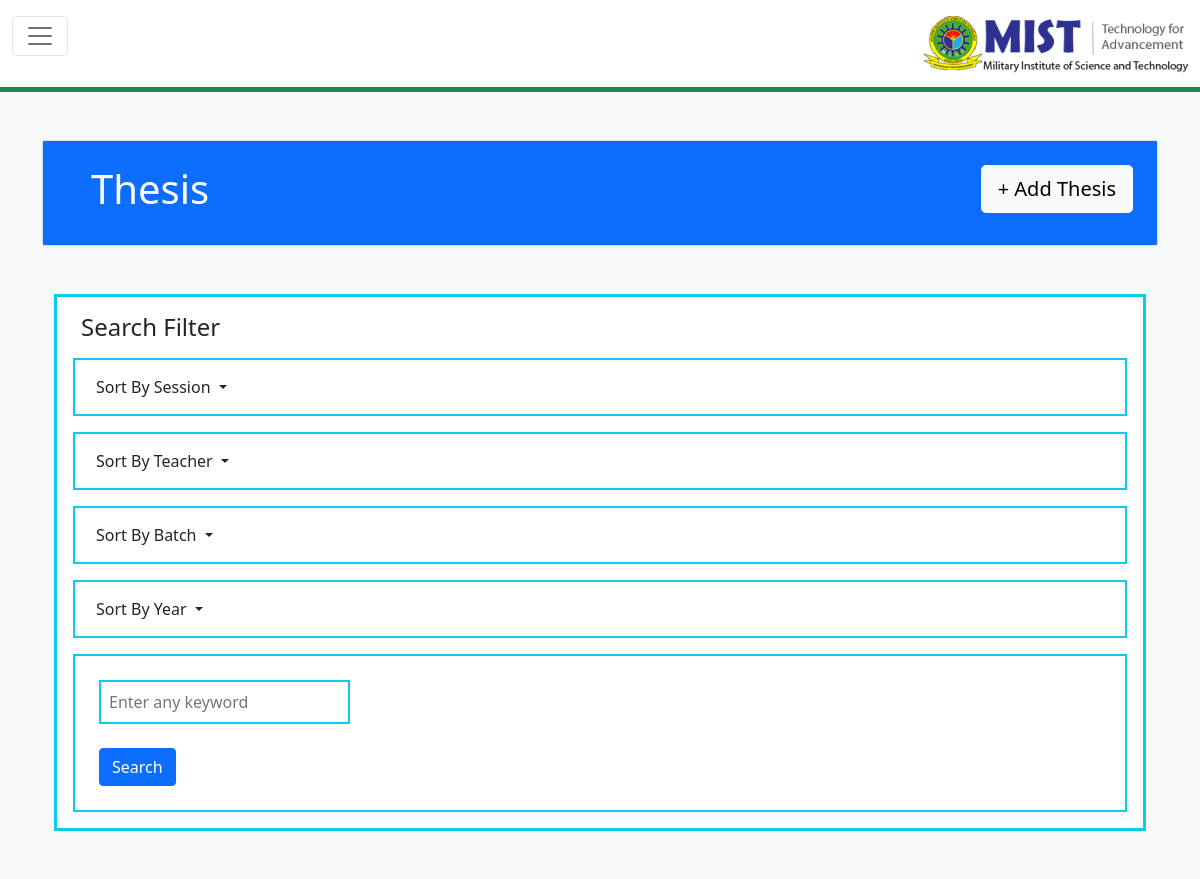
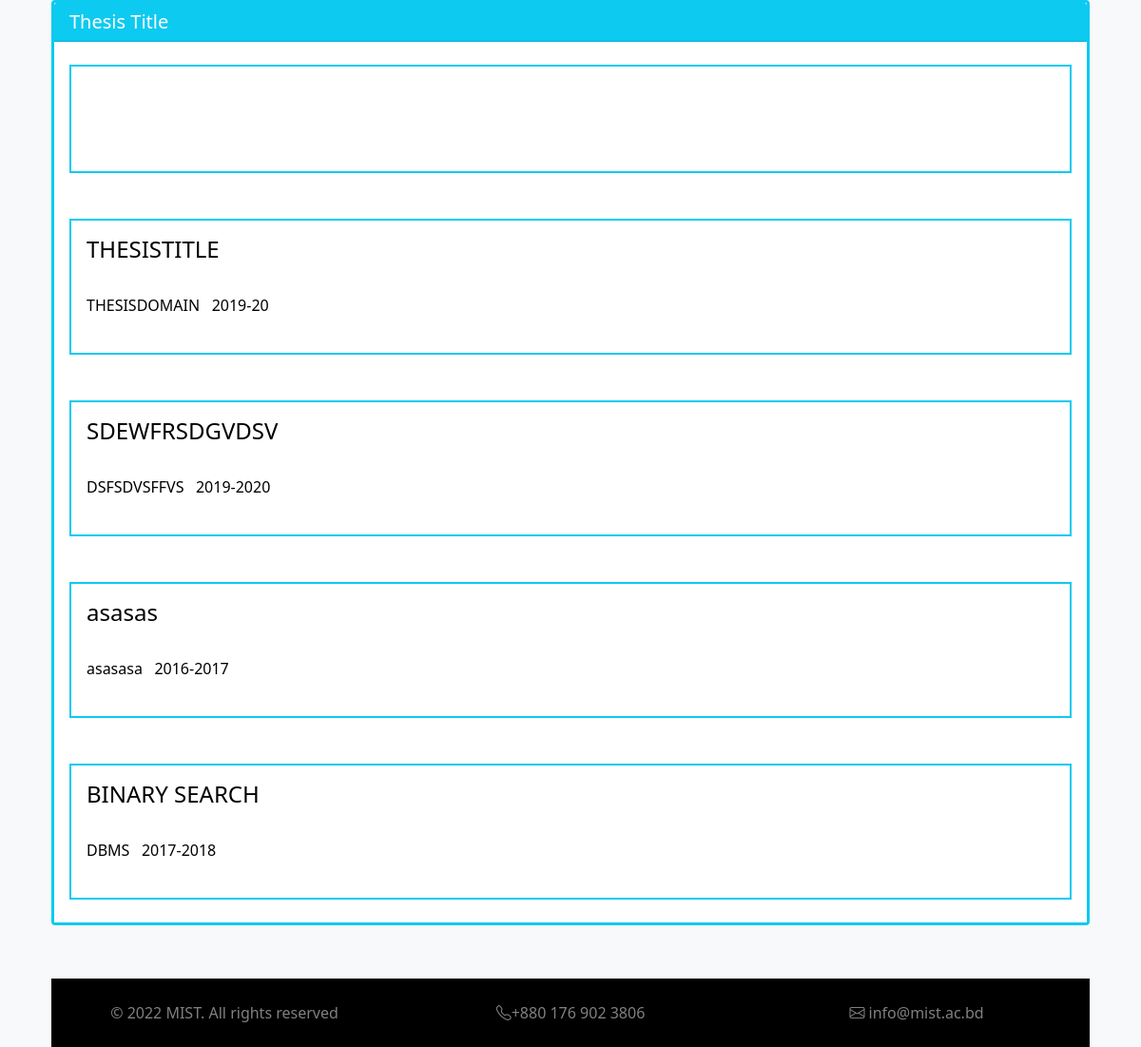
The app's page /Admin_page/thesis_admin.php with its own data (2 pictures, top to bottom).
### tables this page shows
CREATE TABLE `thesis_admin` (
  `Course_name` varchar(20) DEFAULT NULL,
  `Academic_year` varchar(30) DEFAULT NULL,
  `No_of_Student` int(10) DEFAULT NULL,
  `Team_member_name_1` varchar(30) DEFAULT NULL,
  `Team_member_name_2` varchar(30) DEFAULT NULL,
  `Team_member_name_3` varchar(30) DEFAULT NULL,
  `Team_member_name_4` varchar(30) DEFAULT NULL,
  `Team_member_name_5` varchar(30) DEFAULT NULL,
  `Thesis_domain` varchar(100) NOT NULL,
  `StudentID` varchar(20) NOT NULL,
  `Proposal` varchar(100) NOT NULL,
  `Prototype` varchar(100) NOT NULL,
  `ThesisBook` varchar(100) NOT NULL,
  `Commencedate` datetime DEFAULT NULL,
  `CompletionDate` datetime DEFAULT NULL,
  `ThesisSynopsis` varchar(100) NOT NULL,
  `URLFrontend` varchar(100) NOT NULL,
  `GithubLink` varchar(100) NOT NULL,
  `RelevantPublications` varchar(100) NOT NULL,
  `ThesisFiles` varchar(100) NOT NULL,
  `Thesis_title` varchar(100) NOT NULL,
  `thesisID` int(100) NOT NULL
);

### Admin_page/thesis_admin.php (the view, shortened to what this page needs)
<!DOCTYPE html>
<html lang="en">
  <head>
    <link
      href="https://cdn.jsdelivr.net/npm/bootstrap@5.1.3/dist/css/bootstrap.min.css"
      rel="stylesheet"
    />
    <link
      rel="stylesheet"
      href="https://cdn.jsdelivr.net/npm/bootstrap-icons@1.8.1/font/bootstrap-icons.css"
    />
    <link
      rel="stylesheet"
      href="https://cdnjs.cloudflare.com/ajax/libs/font-awesome/4.7.0/css/font-awesome.min.css"
    />
  </head>
  <body>
    <nav class="navbar navbar-expand-xxl navbar-light border-bottom border-5 border-success">
      <div class="container-fluid">
        <button
          class="navbar-toggler mb-3"
          type="button"
          data-bs-toggle="collapse"
          data-bs-target="#navbarSupportedContent"
          aria-controls="navbarSupportedContent"
          aria-expanded="false"
          aria-label="Toggle navigation"
        >
          <span class="navbar-toggler-icon"></span>
        </button>
        <a href="home_admin.php">
          <img class="ms-md-5 ms-2" src="../img/navlogo.png" alt="logo"
        /></a>
      </div>
    </nav>
    <div class="container-flex bg-light">
      <div class="container pt-5 ">
        <div class="card">
          <div class="card-body bg-primary p-4">
            <h1 class="d-inline-block text-white ms-4">Thesis</h1>
            <a href="form_admin.php"
              ><button type="button" class="btn btn-light btn-lg float-end">
                + Add Thesis
              </button></a
            >
          </div>
        </div>
      </div>
      <div class="container px-4 pt-5">
        <div class="row gx-5">
          <div class="col-xxl-3 col-12 mb-5">
            <div class="p-3 border bg-white border border-3  border-info">
              <h4 class="ps-2">Search Filter</h4>
              <div class="p-2 mt-3 border bg-white border border-2  border-info">
                <div class="dropdown">
                  <button
                    class="btn dropdown-toggle"
                    type="button"
                    id="dropdownMenuButton1"
                    data-bs-toggle="dropdown"
                    aria-expanded="false"
                  >
                    Sort By Session
                  </button>
                </div>
              </div>
              <div class="p-2 mt-3 border bg-white border border-2  border-info">
                <div class="dropdown">
                  <button
                    class="btn dropdown-toggle"
                    type="button"
                    id="dropdownMenuButton1"
                    data-bs-toggle="dropdown"
                    aria-expanded="false"
                  >
                    Sort By Teacher
                  </button>
                </div>
              </div>
              <div class="p-2 mt-3 border bg-white border border-2  border-info">
                <div class="dropdown">
                  <button
                    class="btn dropdown-toggle"
                    type="button"
                    id="dropdownMenuButton1"
                    data-bs-toggle="dropdown"
                    aria-expanded="false"
                  >
                    Sort By Batch
                  </button>
                </div>
              </div>
              <div class="p-2 mt-3 border bg-white border border-2  border-info">
                <div class="dropdown">
                  <button
                    class="btn dropdown-toggle"
                    type="button"
                    id="dropdownMenuButton1"
                    data-bs-toggle="dropdown"
                    aria-expanded="false"
                  >
                    Sort By Year
                  </button>
                </div>
              </div>
              <div class="p-2 mt-3 border bg-white border border-2  border-info">
                <form action="" class="p-3">
                  <input type="text" id="key" name="key" placeholder="Enter any keyword" class="p-2 border bg-white border border-2  border-info"><br><br>
                  <button type="button" class="btn btn-primary">Search</button>
                </form>
              </div>
            </div>
          </div>
          <div class="col-xxl-9 col-12">
            <div class="card mb-2 border border-3  border-info">
              <h5 class="card-header text-white bg-info">Thesis Title</h5>
              <?php
                $servername = "localhost";
                $username = "root";
                $password = "";
                $db = "test_db";
                $conn = mysqli_connect($servername, $username, $password, $db);
                $sql = "select *from thesis_admin";
                $result = mysqli_query($conn, $sql);
                while($row = mysqli_fetch_assoc($result)) {
                  echo '
                  <div class="card-body bg-white">
                  <a
                    href="thesis_details_admin.php"
                    class="text-decoration-none text-black"
                    ><div class="p-3 mt-2 mb-2 border border border-2  border-info">
                      <h4 class="mb-3">' .$row['Thesis_title']. '</h4>
                      <p class="m-0 p-2">
                          <h6 class="d-inline-block">' .$row['Thesis_domain']. '&nbsp &nbsp</h6>'.
                           $row['Academic_year']
                        .'</p>
                    </div></a
                  >
                </div>
                  ';
                }
              ?>
          </div>
        </div>
      </div>
      <div class="container-fluid bg-black py-2 mt-5">
        <div class="row">
          <div class="col-md-4 col-12 pt-3">
            <p class="text-white-50 text-center">
              © 2022 MIST. All rights reserved
            </p>
          </div>
          <div class="col-md-4 col-12 pt-3">
            <p class="text-white-50 text-center">
              <i class="bi bi-telephone"></i>+880 176 902 3806
            </p>
          </div>
          <div class="col-md-4 col-12 pt-3">
            <p class="text-white-50 text-center">
              <i class="bi bi-envelope"></i> info@mist.ac.bd
            </p>
          </div>
        </div>
      </div>
    </div>
  </body>
</html>

### records on screen
thesis_admin: Thesis_title "THESISTITLE", Thesis_domain "THESISDOMAIN", Academic_year "2019-20"
thesis_admin: Thesis_title "SDEWFRSDGVDSV", Thesis_domain "DSFSDVSFFVS", Academic_year "2019-2020"
thesis_admin: Thesis_title "asasas", Thesis_domain "asasasa", Academic_year "2016-2017"
thesis_admin: Thesis_title "BINARY SEARCH", Thesis_domain "DBMS", Academic_year "2017-2018"
